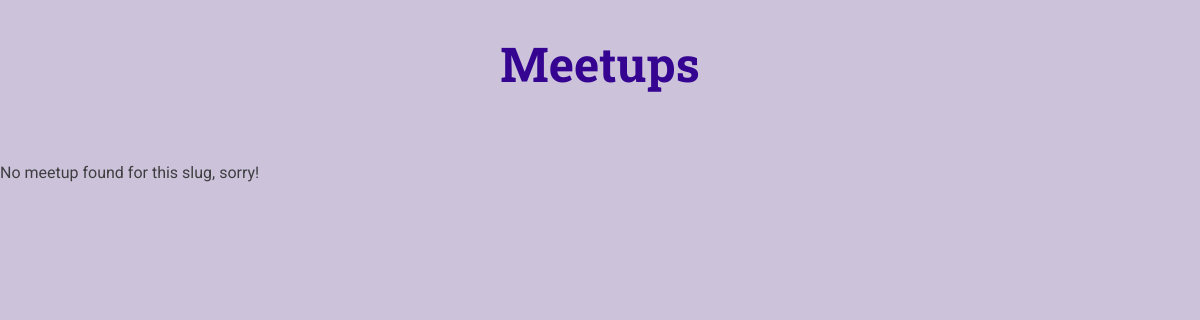
Before: /meetups/backend-developers-meetup with the older database file.
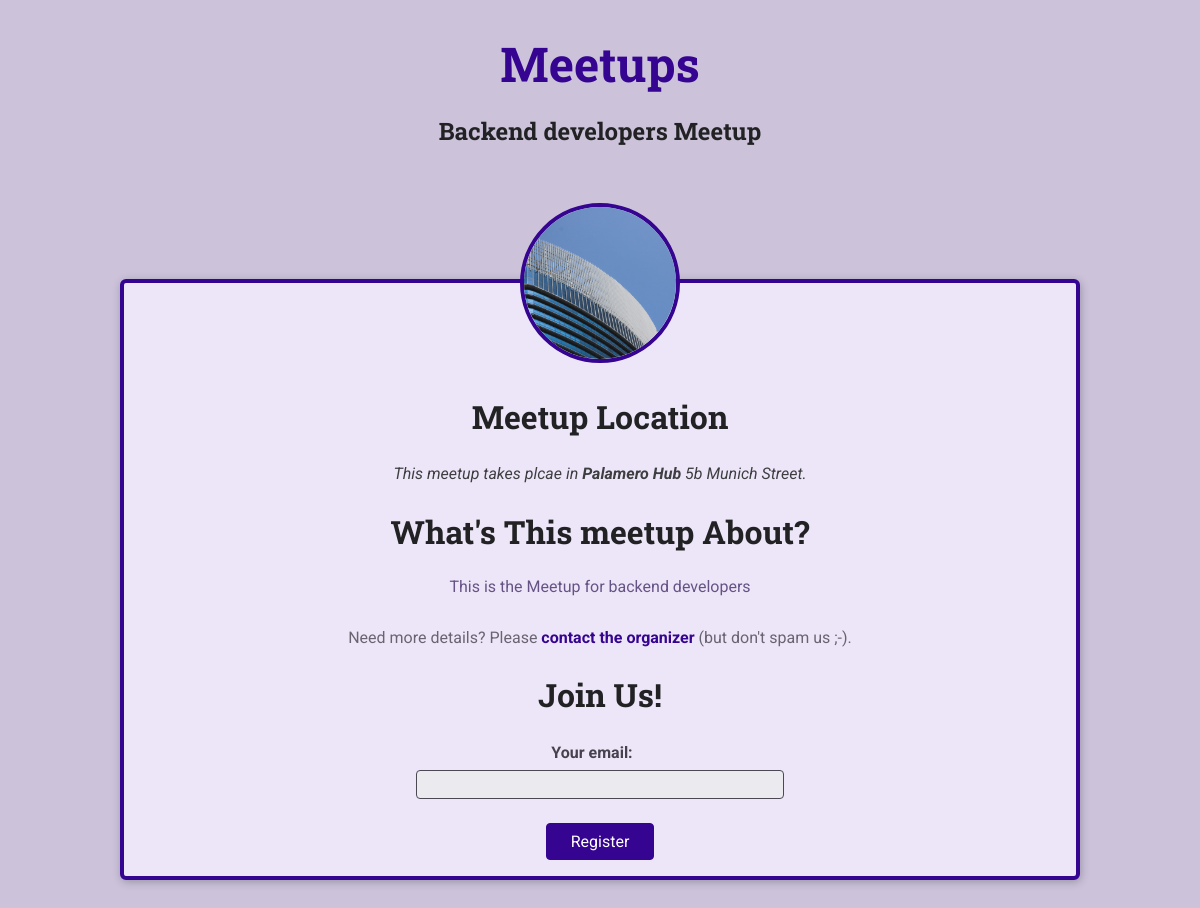
After: the same page with the newer database file.
### meetups/models.py (models this page shows, shortened)
class Meetup(models.Model):
    title = models.CharField(max_length=200)
    organizer_email = models.EmailField()
    date = models.DateField()
    slug = models.SlugField(unique=True)
    description = models.TextField()
    image = models.ImageField(upload_to='images')
    location = models.ForeignKey(Location, on_delete=models.CASCADE)
    participants = models.ManyToManyField(Participant, blank=True, null=True)

class Location(models.Model):
    name = models.CharField(max_length=200)
    address = models.CharField(max_length=300)

### meetups/views.py (the view, shortened to what this page needs)
# urls.py: path('<slug:meetup_slug>', views.meetup_details, name='meetup-detail') # our-domain.com/meetups/a-first-meetup
def meetup_details(request, meetup_slug):
    try:
        selected_meetup = Meetup.objects.get(slug=meetup_slug)
        if request.method == 'GET':
            registration_form = RegistrationForm()
        return render(request, 'meetups/meetup-details.html', {
                'meetup_found': True,
                'meetup': selected_meetup,
                'form': registration_form
            })
    except Exception as exc:
        return render(request, 'meetups/meetup-details.html', {
            'meetup_found': False
        })

### meetups/forms.py
class RegistrationForm(forms.Form):
    email = forms.EmailField(label='Your email')

### meetups/templates/meetups/meetup-details.html (shortened to what this page needs)
{%extends 'meetups/base/base.html' %}
{% load static %}
{% block site_css%}
<link rel="stylesheet" href="{% static 'meetups/styles/meetup-details.css' %}" />
{% endblock %}
{% block main_heading %}
{{ meetup.title }}
{% endblock %}
{% block body %}
{% if meetup_found %}
<article>
  <img src="{{ meetup.image.url }}" alt="{{ meetup.title }}" id="main-image"/>
  <section id="location">
    <h2>Meetup Location</h2>
    <address>
      This meetup takes plcae in <span>{{ meetup.location.name }}</span> {{ meetup.location.address }}.
    </address>
  </section>
  <section id="details">
    <h2>What's This meetup About?</h2>
    <p>{{ meetup.description }}</p>
    <footer>
      <p>
        Need more details? Please
        <a href="mailto:{{ meetup.organizer_email }}">contact the organizer</a> (but don't spam us ;-).
      </p>
    </footer>
  </section>
  <section id="registration">
    <h2>Join Us!</h2>
    <form action="{% url 'meetup-detail' meetup.slug %}" method="POST">
      <ul>
        {{ form.as_ul }}
      </ul>
      <div id="registration-actions">
        <button>Register</button>
      </div>
    </form>
  </section>
</article>
{% else %}
  <p>No meetup found for this slug, sorry! </p>
{% endif %}
{% endblock %}

### meetups/templates/meetups/base/base.html (shortened to what this page needs)
{% load static %}
<!DOCTYPE html>
<html lang="en">
  <head>
    <link rel="stylesheet" href="{% static 'meetups/styles/base.css' %}" />
    {% block site_css %}{% endblock %}
  </head>
  <body>
    <header id="main-header">
      <nav>
        <a href="/meetups" id="main-logo">Meetups</a>
        <h1>{% block main_heading %}{% endblock %}</h1>
      </nav>
    </header>
    <main>{% block body %}{% endblock %}</main>
  </body>
</html>

### meetups/static/meetups/styles/base.css (style rules this page uses)
* { box-sizing: border-box; }
body { font-family: 'Roboto', sans-serif; margin: 0; background-color: #ccc3db; color: #3e3e41; }
h1, h2, h3 { font-family: 'Roboto Slab', sans-serif; color: #222224; }
button, .btn { cursor: pointer; font: inherit; padding: 0.5rem 1.5rem; background-color: #350490; border: 1px solid #350490; color: white; border-radius: 4px; text-decoration: none; }
#main-header { width: 100%; text-align: center; padding: 2rem 0; }
#main-header h1 { font-size: 1.5rem; }
#main-logo { font-size: 3rem; font-family: 'Roboto Slab', sans-serif; text-decoration: none; color: #350490; font-weight: bold; }

### meetups/static/meetups/styles/meetup-details.css (style rules this page uses)
article { max-width: 60rem; margin: 5rem auto; border-radius: 6px; background-color: #ede6f8; border: 4px solid #350490; box-shadow: 1px 2px 8px rgba(0, 0, 0, 0.25); position: relative; padding: 1rem; text-align: center; }
#main-image { width: 10rem; height: 10rem; object-fit: cover; position: absolute; top: -5rem; left: calc(50% - 5rem); border-radius: 50%; border: 4px solid #350490; }
section:first-of-type { margin-top: 6rem; }
h2 { font-size: 2rem; }
address span { font-weight: bold; }
#details h2 { margin-bottom: 0.5rem; }
#details > p { color: #665386; padding: 1rem; border-radius: 4px; max-width: 80%; margin: auto; }
#details footer { color: #696472; }
#details footer a { color: #350490; text-decoration: none; font-weight: bold; }
#registration ul { list-style: none; margin: 0; padding: 0; }
#registration label { font-weight: bold; color: #46424d; margin-right: 1rem; display: block; margin-bottom: 0.5rem; }
#registration input { font: inherit; width: 40%; background-color: #ebeaee; border: 1px solid #4b4753; border-radius: 4px; padding: 0.25rem; }
#registration-actions { margin-top: 1.5rem; }

Changed rows visible on the page:
added Meetup: title "Backend developers Meetup", image (picture), location.name "Palamero Hub", location.address "5b Munich Street", description "This is the Meetup for backend developers"
Other visible differences:
text no longer shown: "No meetup found for this slug, sorry!"
text now shown: "Meetup Location This meetup takes plcae in . What's This meetup About? Need more details? Please contact the organizer (but don't spam us ;-). Join Us! Your email: Register"
